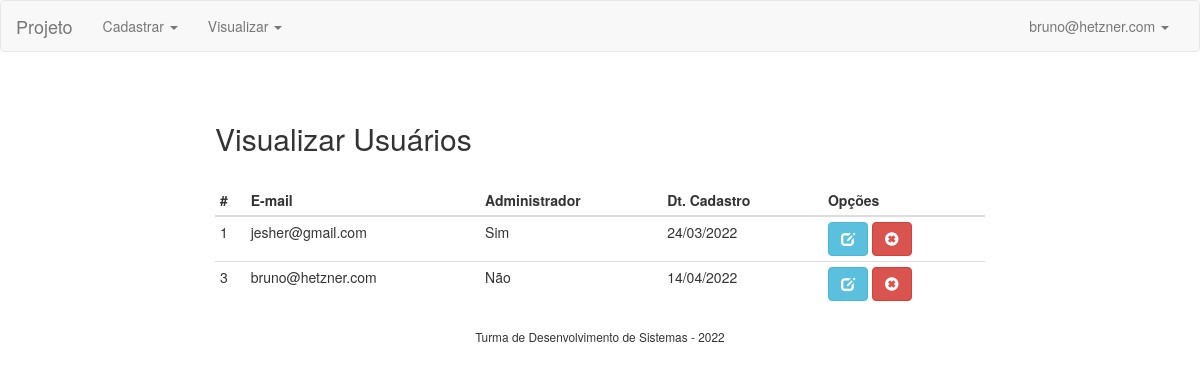
Page /visualizarUsuario.php (signed in) on the committed database.
### tables this page shows
CREATE TABLE IF NOT EXISTS `usuarios` (
  `id_usuario` int(150) NOT NULL AUTO_INCREMENT,
  `email` varchar(250) NOT NULL,
  `senha` varchar(250) NOT NULL,
  `administrador` varchar(1) NOT NULL,
  `data_cadastro` date NOT NULL,
  PRIMARY KEY (`id_usuario`)
);

### visualizarUsuario.php (the view, shortened to what this page needs)
<?php
include('config/config.php');
?>
<!DOCTYPE html>
<html lang="pt-br">
  <head>
    <?php include('include/header.php'); ?>
  </head>
  <body>
    <div class="container-fluid">
        <?php include('include/navbar.php'); ?>
        <div class="row formulario-login">
            <div class="col-md-offset-2 col-md-8">
                <h2>Visualizar Usuários</h2>
                <br>
                <table class="table table-condensed table-hover table-responsive">
                    <thead>
                        <tr>
                            <th>#</th>
                            <th>E-mail</th>
                            <th>Administrador</th>
                            <th>Dt. Cadastro</th>
                            <th>Opções</th>
                        </tr>
                    </thead>
                    <tbody>
                        <?php
                            $sql = "SELECT * FROM usuarios";
                            $consulta = $PDO->prepare($sql);
                            $result = $consulta->execute();
                            while($rows = $consulta->fetch(PDO::FETCH_ASSOC)){
                                $id_usuario     = $rows['id_usuario'];
                                $email          = $rows['email'];
                                $administrador  = $rows['administrador'];
                                $data_cadastro  = $rows['data_cadastro'];
                                if($administrador == "s"){
                                    $administrador_format = "Sim";
                                }else if($administrador == "n"){
                                    $administrador_format = "Não";
                                }
                                $data_cadastro_explode = explode("-", $data_cadastro);
                                $dia = $data_cadastro_explode[2];
                                $mes = $data_cadastro_explode[1];
                                $ano = $data_cadastro_explode[0];
                                $data_cadastro_format = $dia . '/' . $mes . '/' . $ano;
                        ?>
                                <tr>
                                    <td><?= $id_usuario ?></td>
                                    <td><?= $email ?></td>
                                    <td><?= $administrador_format ?></td>
                                    <td><?= $data_cadastro_format ?></td>
                                    <td>
                                        <a class="btn btn-info" data-toggle="tooltip" data-placement="top" title="Editar" href="editarUsuario.php?id=<?= $id_usuario ?>"><span class="glyphicon glyphicon-edit" aria-hidden="true"></span></a>
                                        <a class="btn btn-danger" data-toggle="tooltip" data-placement="top" title="Deletar" href="include/deletarUsuario.php?id=<?= $id_usuario ?>"><span class="glyphicon glyphicon-remove-sign" aria-hidden="true"></span></a>
                                    </td>
                                </tr>
                        <?php
                            }
                        ?>
                    </tbody>
                </table>
            </div>
        </div>
        <?php include('include/footer.php'); ?>
    </div>
  </body>
</html>

### css/estilo.css (style rules this page uses)
.formulario-login { padding-top: 30px; }

### rows in the picture
usuarios: id_usuario "1", email "jesher@gmail.com", administrador "Sim", data_cadastro "24/03/2022"
usuarios: id_usuario "3", email "bruno@hetzner.com", administrador "Não", data_cadastro "14/04/2022"

### other values in the picture
$email "bruno@hetzner.com"
